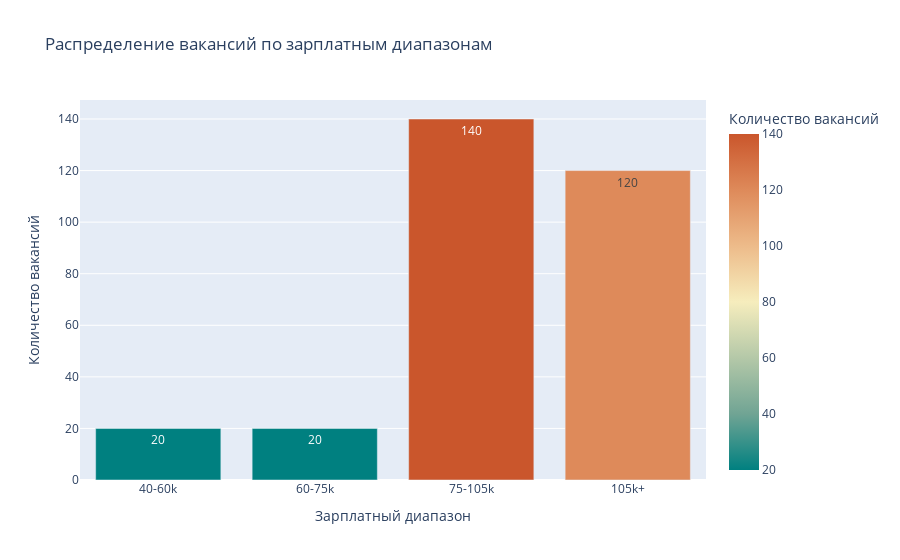

The notebook cell this image was saved under:
### Code cell
import pandas as pd
import plotly.express as px

df_1 = pd.DataFrame(vacancies, columns=["Вакансия", "Зарплата"])
df_1 = df_1[(df_1["Зарплата"] >= 40000) & (df_1["Зарплата"] <= 120000)]

# Определяем диапазоны зарплат
bins = [40000, 60000, 75000, 105000, 115000]
labels = ["40-60k", "60-75k", "75-105k", '105k+']
df_1["Диапазон зарплат"] = pd.cut(df_1["Зарплата"], bins=bins, labels=labels) # Делим на диапазоны

# Группировка по диапазонам и подсчет количества вакансий 
df_cleaning_grouped_1 = df_1["Диапазон зарплат"].value_counts().reset_index()
df_cleaning_grouped_1.columns = ["Диапазон зарплат", "Количество вакансий"]
df_cleaning_grouped_1 = df_cleaning_grouped_1.sort_values("Диапазон зарплат")

fig_clean_diap = px.bar(
    df_cleaning_grouped_1,
    x="Диапазон зарплат",
    y="Количество вакансий",
    title="Распределение вакансий по зарплатным диапазонам",
    labels={"Количество вакансий": "Количество вакансий", "Диапазон зарплат": "Зарплатный диапазон"},
    color="Количество вакансий",
    color_continuous_scale="geyser",
    text_auto=True
)

fig_clean_diap.update_layout(height=500)
fig_clean_diap.show()

### Figure 1 — Plotly figure (JSON) as saved in the notebook; plotly's stock layout.template omitted (floating-point values rounded to 4 significant figures)
{"data": [{"alignmentgroup": "True", "hovertemplate": "Зарплатный диапазон=%{x}<br>Количество вакансий=%{marker.color}<extra></extra>", "legendgroup": "", "marker": {"color": [20, 20, 140, 120], "coloraxis": "coloraxis", "pattern": {"shape": ""}}, "name": "", "offsetgroup": "", "orientation": "v", "showlegend": false, "textposition": "auto", "texttemplate": "%{y}", "type": "bar", "x": ["40-60k", "60-75k", "75-105k", "105k+"], "xaxis": "x", "y": [20, 20, 140, 120], "yaxis": "y"}], "layout": {"autosize": true, "barmode": "relative", "coloraxis": {"colorbar": {"title": {"text": "Количество вакансий"}}, "colorscale": [[0, "rgb(0, 128, 128)"], [0.1667, "rgb(112, 164, 148)"], [0.3333, "rgb(180, 200, 168)"], [0.5, "rgb(246, 237, 189)"], [0.6667, "rgb(237, 187, 138)"], [0.8333, "rgb(222, 138, 90)"], [1, "rgb(202, 86, 44)"]]}, "legend": {"tracegroupgap": 0}, "title": {"text": "Распределение вакансий по зарплатным диапазонам"}, "xaxis": {"anchor": "y", "autorange": true, "domain": [0, 1], "range": [-0.5, 3.5], "title": {"text": "Зарплатный диапазон"}, "type": "category"}, "yaxis": {"anchor": "x", "autorange": true, "domain": [0, 1], "range": [0, 147.4], "title": {"text": "Количество вакансий"}, "type": "linear"}}}
